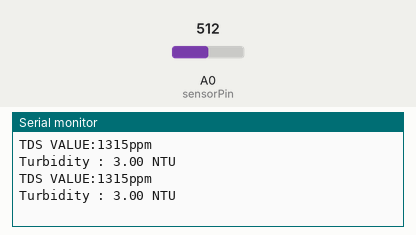
Simulated run of this sketch. Board: Arduino Uno, built with avr-gcc and run on an emulated ATmega328P. Shown: the last lines printed to the serial monitor. The test bench sets the inputs (shaded band); at power-on: A0 (sensorPin) = 512.

Above: at 3.2 s.
3.3 s: A0 (sensorPin) set to 716
At 3.77 s:
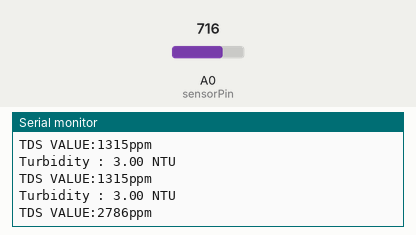
4.8 s: A0 (sensorPin) set to 810
At 6.0 s:
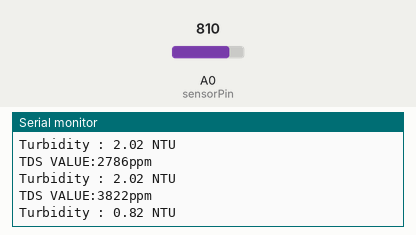
Timing chart, 0 to 7.8 s (numbered marks = the images above; inputs shaded):
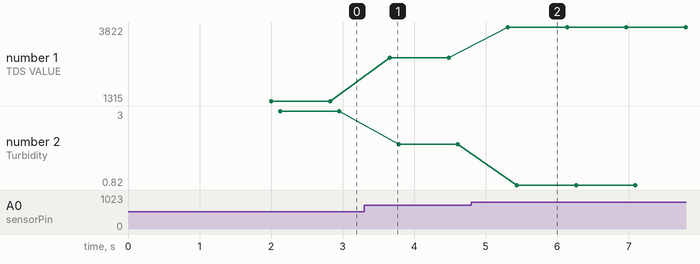

The sketch:

TURBIDITY.ino
```cpp
#include <Wire.h>
#include <EEPROM.h>
#include "GravityTDS.h"
#define TdsSensorPin A0


String str;
#define sensorPin A0
float volt;
float ntu;


float temperature = 25,tdsValue = 0;
GravityTDS gravityTds;

void setup()
{
  Serial.begin(115200);
  gravityTds.setPin(TdsSensorPin);
  gravityTds.setAref(5.0);  //reference voltage on ADC, default 5.0V on Arduino UNO
  gravityTds.setAdcRange(1024);  //1024 for 10bit ADC;4096 for 12bit ADC
  gravityTds.begin();  //initialization
  delay(2000);

}

void TDS(){
    gravityTds.setTemperature(temperature);  // set the temperature and execute temperature compensation
    gravityTds.update();  //sample and calculate
    tdsValue = gravityTds.getTdsValue();  // then get the value
    Serial.print("TDS VALUE:");
    Serial.print(tdsValue,0);
    Serial.println("ppm");

}

void TURBIDITY(){
   volt = 0;
    int s = analogRead(sensorPin);
    for(int i=0; i<800; i++)
    {
        volt += ((float)analogRead(sensorPin)/1023)*5;
    }
    volt = volt/800;
    volt = round_to_dp(volt,2);
    if(volt < 2.5){
      ntu = 3;
    }else{
      ntu = -1120.4*(volt*volt)+5742.3*volt-4353.8;
      ntu = ntu/1000;
    }

    Serial.print("Turbidity : ");
    Serial.print(ntu);
    Serial.println(" NTU");
    Serial.println();
}

void loop()
{
    TDS();
    TURBIDITY();


    delay(700);
}

float round_to_dp( float in_value, int decimal_place )
{
  float multiplier = powf( 10.0f, decimal_place );
  in_value = roundf( in_value * multiplier ) / multiplier;
  return in_value;
}
```

Measured:
- after the input at 3.3 s, the serial monitor: prints a new line after 0.36 s (image 1)
- after the input at 4.8 s, the serial monitor: prints a new line after 0.51 s (image 2)
- plotted number 1: 1315 → 2786 after the input at 3.3 s, 2786 → 3822 after the input at 4.8 s
- plotted number 2: 3 → 2.02 after the input at 3.3 s, 2.02 → 0.82 after the input at 4.8 s
